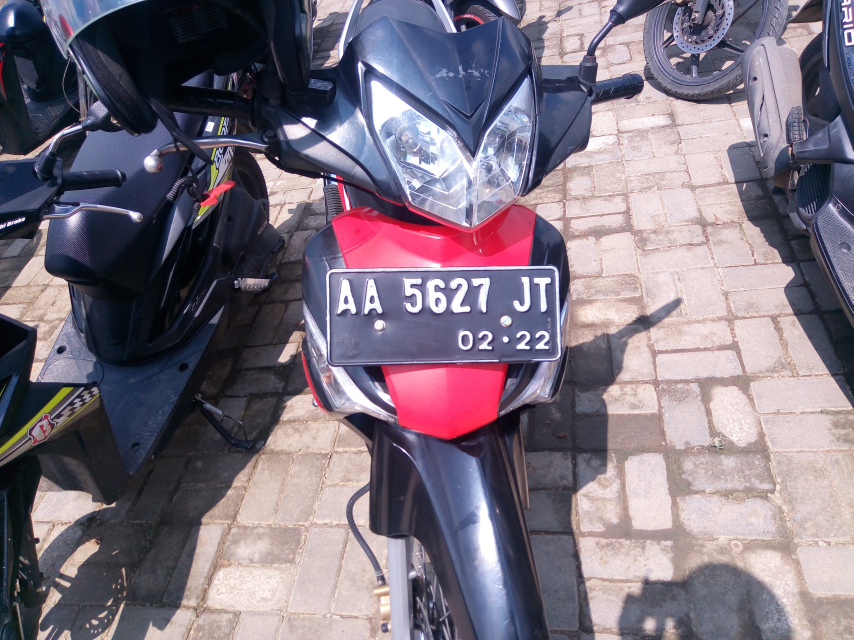
#> input picture test images/AA5627JT.jpg, 2560 x 1920 px (shown at 1/3 size)
$ python -i plate_detector.py   (imports and definitions only)
#> lines starting #> are read from the running program, lines starting #| are printed output that depends on the picture; after the words box and inside, x2 and y2 are one past the last pixel; in counts of white or black regions, pixels touching at a corner belong together
# src/plate_detector.py
import cv2
import numpy as np

# Default configuration
DEFAULT_RESIZE_SCALE = 1.0
DEFAULT_PLATE_MIN_WIDTH = 30  # Adjusted for sensitivity
DEFAULT_PLATE_MAX_ASPECT = 7.0

class PlateDetector:
    def __init__(self, resize_scale=DEFAULT_RESIZE_SCALE,
                 plate_min_width=DEFAULT_PLATE_MIN_WIDTH,
                 plate_max_aspect=DEFAULT_PLATE_MAX_ASPECT):
        self.resize_scale = resize_scale
        self.plate_min_width = plate_min_width
        self.plate_max_aspect = plate_max_aspect

    def load_image(self, path):
        import os
        if not os.path.exists(path):
            raise FileNotFoundError(f"Image not found: {path}")
        img = cv2.imread(path)
        if img is None:
            raise ValueError(f"cv2.imread returned None (cannot read): {path}")
        return img

    def resize_image(self, img, scale=None, target=None):
        if scale is None:
            scale = self.resize_scale
        if target:
            return cv2.resize(img, target)
        h, w = img.shape[:2]
        return cv2.resize(img, (int(w * scale), int(h * scale)))

    def normalize_lighting(self, img_gray, kernel_size=20):
        # Morphological transformation to remove shadows/glare
        kernel = cv2.getStructuringElement(cv2.MORPH_ELLIPSE, (kernel_size, kernel_size))
        opened = cv2.morphologyEx(img_gray, cv2.MORPH_OPEN, kernel)
        img_norm = cv2.subtract(img_gray, opened)
        # Binarize
        _, img_norm_bw = cv2.threshold(img_norm, 0, 255, cv2.THRESH_BINARY + cv2.THRESH_OTSU)
        return img_norm, img_norm_bw

    def find_plate_candidates(self, img_norm_bw, min_width=None, max_aspect=None):
        if min_width is None:
            min_width = self.plate_min_width
        if max_aspect is None:
            max_aspect = self.plate_max_aspect

        # Get image dimensions to calculate percentages
        img_h, img_w = img_norm_bw.shape[:2]

        contours, _ = cv2.findContours(img_norm_bw, cv2.RETR_TREE, cv2.CHAIN_APPROX_SIMPLE)
        candidates = []

        for i, cnt in enumerate(contours):
            x,y,w,h = cv2.boundingRect(cnt)
            aspect_ratio = w / (h + 1e-6)

            # --- CRITICAL FIX IS HERE ---
            # 1. Min Width: Is it big enough to be a plate?
            # 2. Max Aspect: Is it too skinny/long?
            # 3. MAX WIDTH: Is it > 80% of the screen? (If so, it's the car body!)
            # 4. MAX HEIGHT: Is it > 60% of the screen? (If so, it's background)

            if (w >= min_width) and \
               (aspect_ratio <= max_aspect) and \
               (w < img_w * 0.80) and \
               (h < img_h * 0.60):

                candidates.append((x,y,w,h,i))

        # Sort by Area (Largest first), but now the huge car body is gone
        candidates = sorted(candidates, key=lambda c: c[2]*c[3], reverse=True)
        return candidates, contours

    def crop_plate(self, img_gray, candidate):
        x,y,w,h,_ = candidate
        return img_gray[y:y+h, x:x+w], (x,y,w,h)

    def detect_plate(self, image_path):
        """Main method to detect plate in image"""
        img = self.load_image(image_path)
#> in load_image, img is the input picture: shape (1920, 2560, 3); mean B, G, R 126.7, 113.4, 124.2

        # Resize logic
        img_resized = self.resize_image(img, self.resize_scale)
        img_gray = cv2.cvtColor(img_resized, cv2.COLOR_BGR2GRAY)
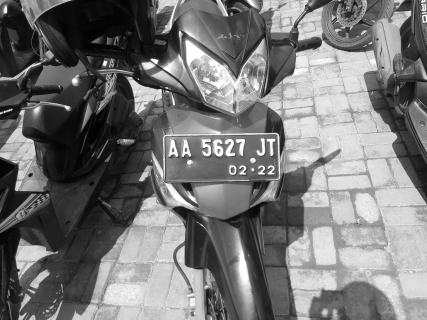
#> img_gray: shape (1920, 2560) (shown at 1/6 size); min 0, max 255, mean 118.1

        # Normalize lighting and find plate
        img_norm, img_norm_bw = self.normalize_lighting(img_gray)
#> in normalize_lighting, `opened = cv2.morphologyEx(img_gray, cv2.MORPH_OPEN, kernel)`:
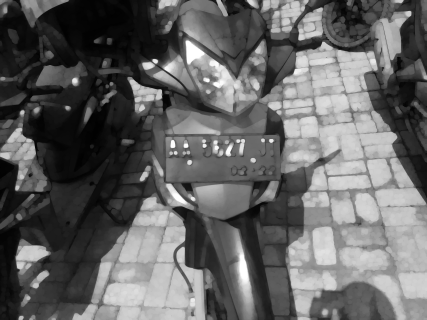
#> opened: shape (1920, 2560) (shown at 1/6 size); min 0, max 255, mean 99.6
#> in normalize_lighting, `img_norm = cv2.subtract(img_gray, opened)`:
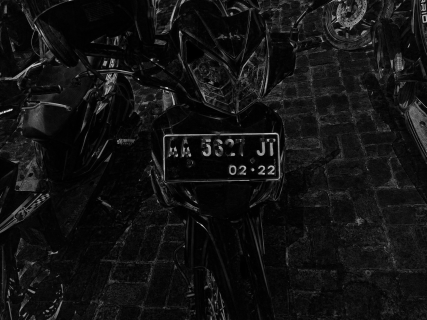
#> img_norm: shape (1920, 2560) (shown at 1/6 size); min 0, max 244, mean 18.7
#> in normalize_lighting, `_, img_norm_bw = cv2.threshold(img_norm, 0, 255, cv2.THRESH_BINARY + c..`:
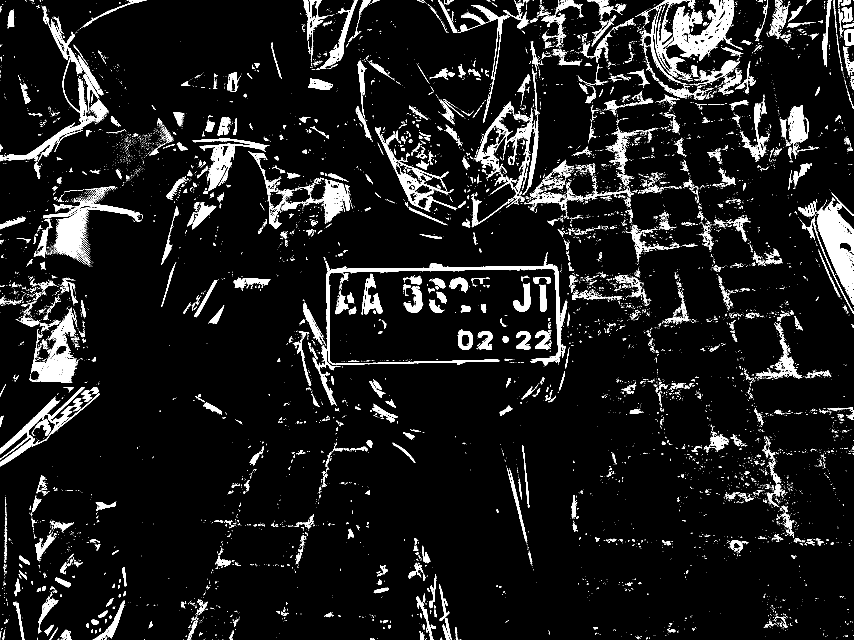
#> img_norm_bw: shape (1920, 2560) (shown at 1/3 size); 7.7% white; 12075 white regions (10628 under 20 px)
        candidates, contours = self.find_plate_candidates(img_norm_bw)
#> in find_plate_candidates, `contours, _ = cv2.findContours(img_norm_bw, cv2.RETR_TREE, cv2.CHAIN_A..`: contours = 16710 contours, 15497 with area under 20; largest, box (x1, y1, x2, y2) and area: (2001, 0, 2202, 183) 16614, (2449, 593, 2560, 915) 16602, (978, 789, 1683, 1096) 12506, (0, 1180, 298, 1399) 11714, (89, 928, 231, 1148) 9562
#> the loop in find_plate_candidates, `for i, cnt in enumerate(contours):` made 16710 passes
#> (x, y, w, h, aspect_ratio) on passes 1 to 3: (1377, 1919, 1, 1, 1), (1375, 1919, 1, 1, 1), (1362, 1919, 1, 1, 1)
#> after the loop in find_plate_candidates, `for i, cnt in enumerate(contours):`: candidates = 249 items, first 6: (181, 1889, 33, 31, 105), (278, 1878, 52, 42, 165), (589, 1805, 33, 39, 458), (39, 1805, 34, 115, 464), (321, 1802, 54, 114, 477), (115, 1792, 60, 108, 512)
#> in find_plate_candidates, `candidates = sorted(candidates, key=lambda c: c[2]*c[3], reverse=True)`: candidates = 249 items, first 6: (978, 789, 705, 307, 6590), (0, 173, 289, 312, 14860), (0, 1180, 298, 219, 3348), (1125, 381, 246, 254, 12627), (1422, 304, 178, 319, 13508), (2001, 0, 201, 183, 16416)

        if len(candidates) == 0:
            # Try one fallback: Make min_width smaller dynamically
            candidates, _ = self.find_plate_candidates(img_norm_bw, min_width=15)

        if len(candidates) == 0:
             # More helpful error message
            raise RuntimeError("No plate candidates found (Try adjusting min_width or checking lighting)")

        # Choose best candidate (First one is largest valid box)
        candidate = candidates[0]
#> candidate = (978, 789, 705, 307, 6590)
        img_plate_gray, plate_bbox = self.crop_plate(img_gray, candidate)
#> in crop_plate, `x,y,w,h,_ = candidate`: x = 978; y = 789; w = 705; h = 307
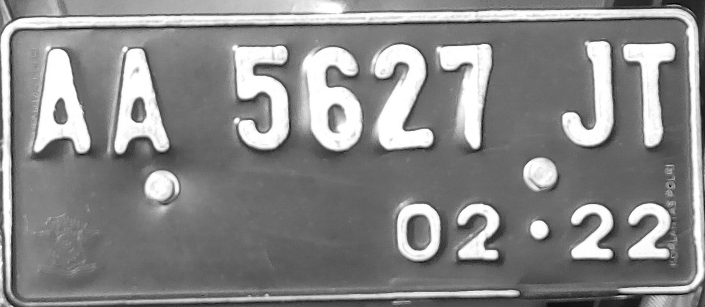
#> img_plate_gray: shape (307, 705); min 3, max 255, mean 136.5
#> plate_bbox = (978, 789, 705, 307)

        return {
            "plate_image_gray": img_plate_gray,
            "plate_bbox": plate_bbox,
            "full_image": img_resized,
            "candidates": candidates
        }

>>> result = PlateDetector().detect_plate('../../test images/AA5627JT.jpg')
#> result = 4 items

$ run again, on test images/AB2638XU.jpg
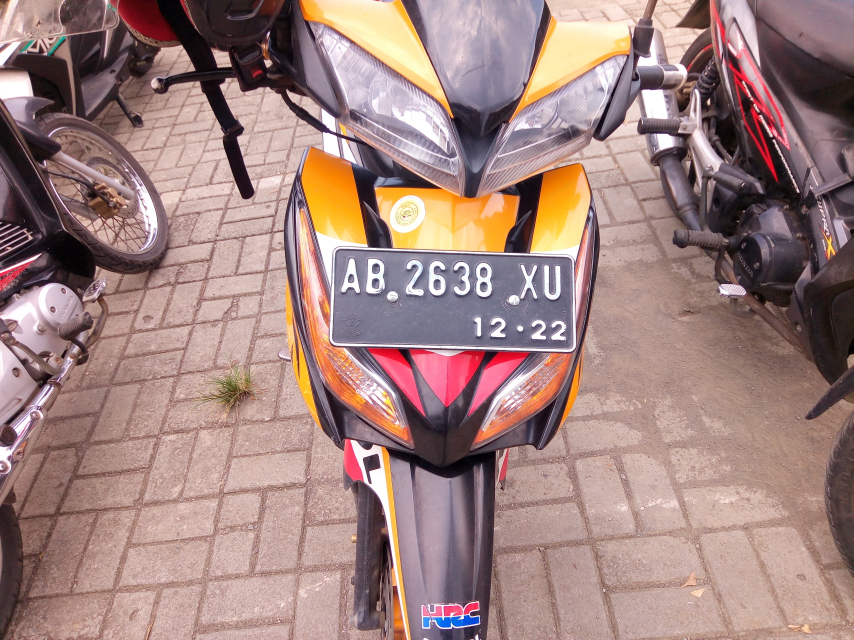
#> input picture test images/AB2638XU.jpg, 2560 x 1920 px (shown at 1/3 size)
#> in load_image, img is the input picture: shape (1920, 2560, 3); mean B, G, R 127.1, 131.2, 160.5
#> in normalize_lighting, `_, img_norm_bw = cv2.threshold(img_norm, 0, 255, cv2.THRESH_BINARY + c..`:
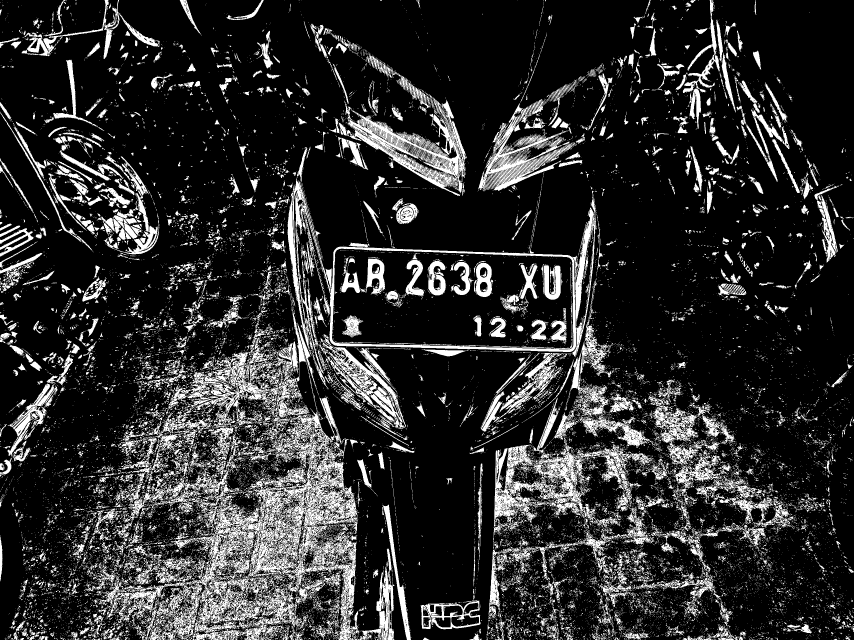
#> img_norm_bw: shape (1920, 2560) (shown at 1/3 size); 17.6% white; 29341 white regions (26779 under 20 px)
#> in find_plate_candidates, `contours, _ = cv2.findContours(img_norm_bw, cv2.RETR_TREE, cv2.CHAIN_A..`: contours = 47425 contours, 44067 with area under 20; largest, box (x1, y1, x2, y2) and area: (862, 535, 1790, 1121) 236768, (995, 745, 1721, 1049) 200582, (481, 1224, 1078, 1920) 171706, (1036, 299, 1401, 588) 33652, (576, 1013, 929, 1384) 30326
#> the loop in find_plate_candidates, `for i, cnt in enumerate(contours):` made 47425 passes
#> (x, y, w, h, aspect_ratio) on passes 1 to 3: (2517, 1919, 1, 1, 1), (2374, 1919, 1, 1, 1), (2372, 1919, 1, 1, 1)
#> after the loop in find_plate_candidates, `for i, cnt in enumerate(contours):`: candidates = 407 items, first 6: (115, 1908, 31, 12, 434), (2086, 1903, 52, 17, 572), (87, 1902, 30, 18, 656), (1869, 1896, 69, 24, 803), (2182, 1894, 31, 26, 897), (2019, 1889, 34, 17, 1079)
#> in find_plate_candidates, `candidates = sorted(candidates, key=lambda c: c[2]*c[3], reverse=True)`: candidates = 407 items, first 6: (862, 535, 928, 586, 42076), (481, 1224, 597, 696, 25320), (995, 745, 726, 304, 42214), (576, 1013, 353, 371, 36473), (0, 337, 278, 416, 44495), (1479, 1310, 329, 336, 22101)
#> candidate = (862, 535, 928, 586, 42076)
#> in crop_plate, `x,y,w,h,_ = candidate`: x = 862; y = 535; w = 928; h = 586
#> in detect_plate, `img_plate_gray, plate_bbox = self.crop_plate(img_gray, candidate)`:
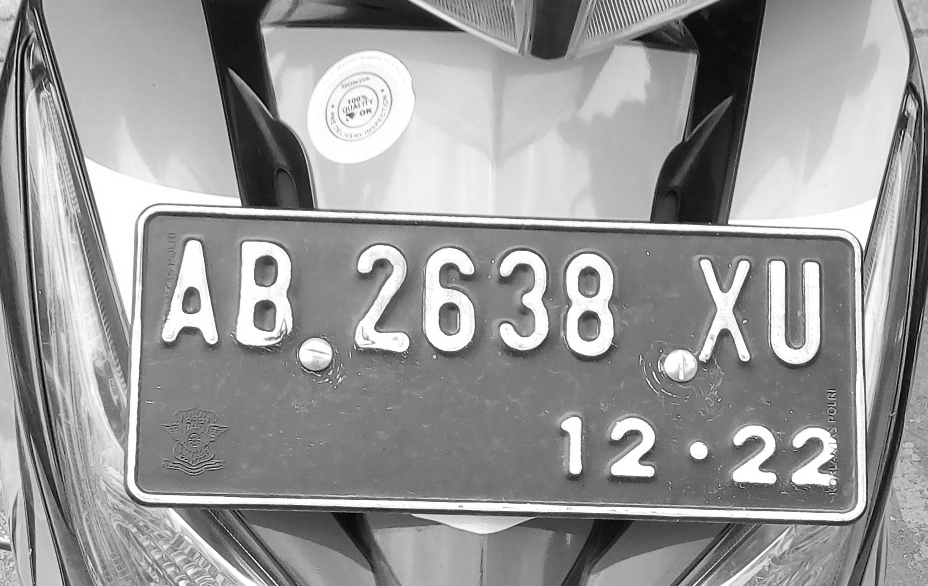
#> img_plate_gray: shape (586, 928); min 3, max 255, mean 151.7
#> plate_bbox = (862, 535, 928, 586)
#> result = 4 items
